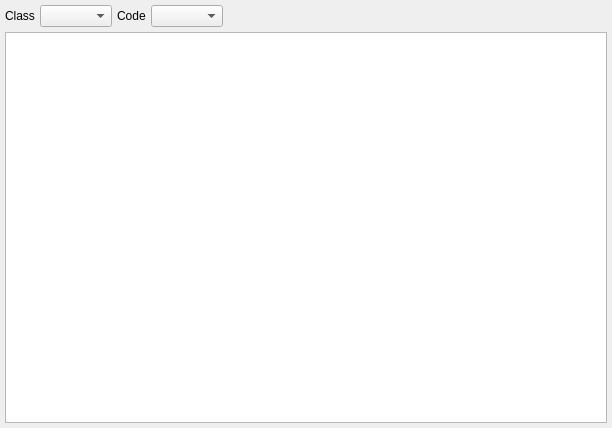
<?xml version="1.0" encoding="UTF-8"?>
<ui version="4.0">
 <class>CodeClassResultsWidget</class>
 <widget class="QWidget" name="CodeClassResultsWidget">
  <property name="geometry">
   <rect>
    <x>0</x>
    <y>0</y>
    <width>612</width>
    <height>428</height>
   </rect>
  </property>
  <property name="windowTitle">
   <string>Form</string>
  </property>
  <layout class="QVBoxLayout" name="verticalLayout">
   <property name="spacing">
    <number>5</number>
   </property>
   <property name="leftMargin">
    <number>5</number>
   </property>
   <property name="topMargin">
    <number>5</number>
   </property>
   <property name="rightMargin">
    <number>5</number>
   </property>
   <property name="bottomMargin">
    <number>5</number>
   </property>
   <item>
    <layout class="QHBoxLayout" name="horizontalLayout">
     <item>
      <widget class="QLabel" name="label_2">
       <property name="text">
        <string>Class</string>
       </property>
      </widget>
     </item>
     <item>
      <widget class="QComboBox" name="lstClass"/>
     </item>
     <item>
      <widget class="QLabel" name="lblCode">
       <property name="text">
        <string>Code</string>
       </property>
      </widget>
     </item>
     <item>
      <widget class="QComboBox" name="lstCode">
       <property name="sizeAdjustPolicy">
        <enum>QComboBox::AdjustToContents</enum>
       </property>
      </widget>
     </item>
     <item>
      <spacer name="horizontalSpacer">
       <property name="orientation">
        <enum>Qt::Horizontal</enum>
       </property>
       <property name="sizeHint" stdset="0">
        <size>
         <width>40</width>
         <height>20</height>
        </size>
       </property>
      </spacer>
     </item>
    </layout>
   </item>
   <item>
    <widget class="qf::gui::TableView" name="tblView"/>
   </item>
  </layout>
 </widget>
 <customwidgets>
  <customwidget>
   <class>qf::gui::TableView</class>
   <extends>QTableView</extends>
   <header location="global">qf/gui/tableview.h</header>
  </customwidget>
 </customwidgets>
 <resources/>
 <connections/>
</ui>
